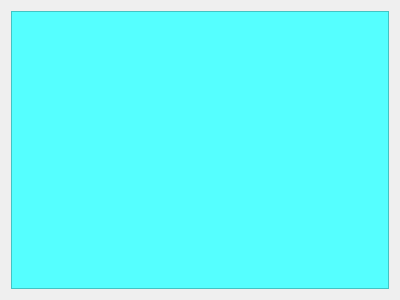
<?xml version="1.0" encoding="UTF-8"?>
<ui version="4.0">
 <class>Widget</class>
 <widget class="QWidget" name="Widget">
  <property name="geometry">
   <rect>
    <x>0</x>
    <y>0</y>
    <width>400</width>
    <height>300</height>
   </rect>
  </property>
  <property name="windowTitle">
   <string>Widget</string>
  </property>
  <layout class="QVBoxLayout" name="verticalLayout">
   <item>
    <widget class="QListWidget" name="listWidget">
     <property name="styleSheet">
      <string notr="true">background-color: rgb(85, 255, 255);</string>
     </property>
    </widget>
   </item>
  </layout>
 </widget>
 <layoutdefault spacing="6" margin="11"/>
 <resources/>
 <connections/>
</ui>
